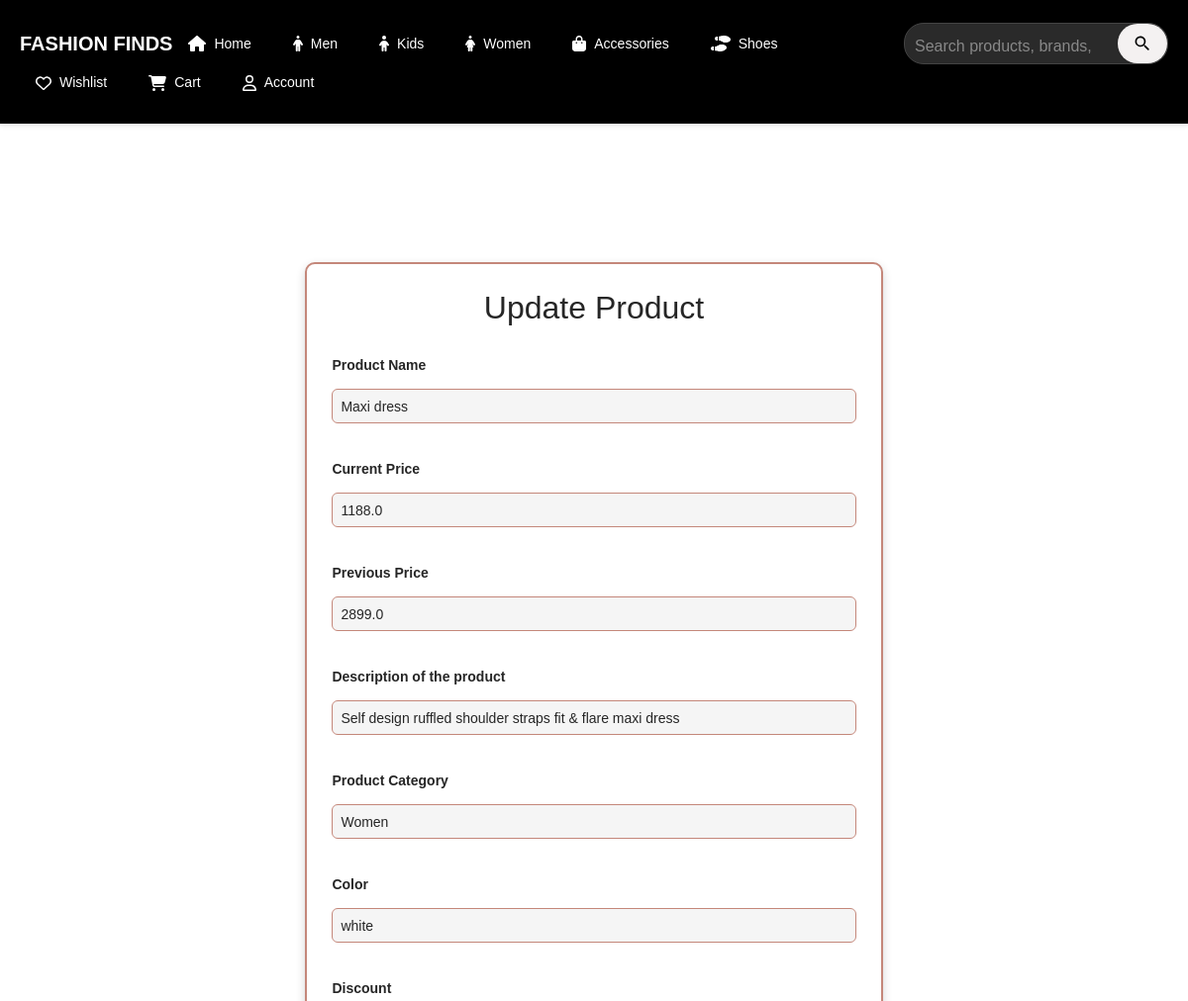
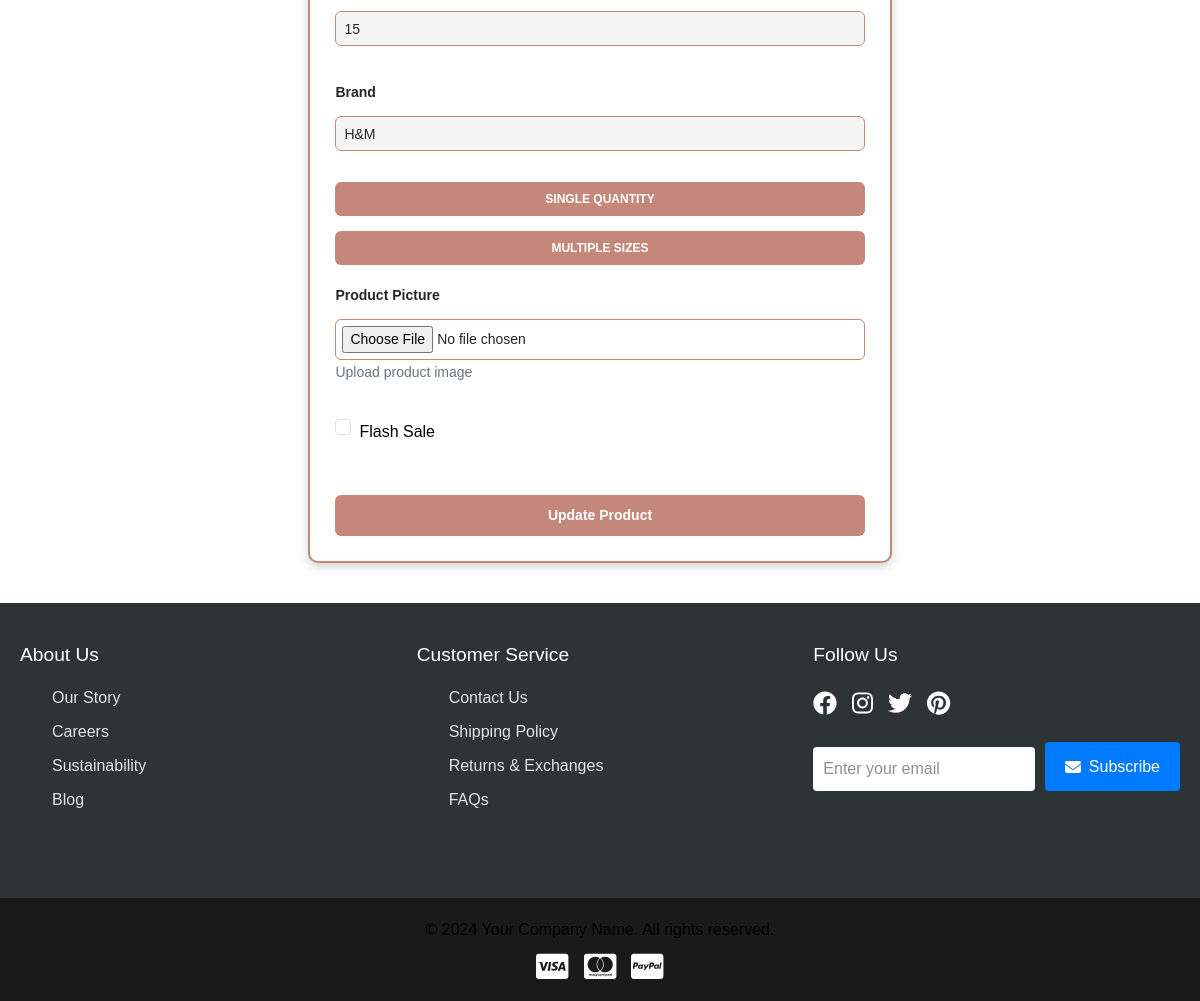
Screenshot of /admin/update-item/2 with the database file from the repository (2 pictures, top to bottom).
### app/models.py (models this page shows, shortened)
class Product(db.Model):
    __tablename__ = 'products'
    id = db.Column(db.Integer, primary_key=True)
    product_name = db.Column(db.String(100), nullable=False)
    product_picture = db.Column(db.String(1000), nullable=False)
    current_price = db.Column(db.Float, nullable=False)
    previous_price = db.Column(db.Float, nullable=False)
    description = db.Column(db.String(2000), nullable=True)
    color = db.Column(db.String(15))
    rating = db.Column(db.Integer, default=0)
    sale = db.Column(db.Boolean, default=False)
    discount = db.Column(db.Integer, nullable=True, default=0)
    brand = db.Column(db.String(100), nullable=True)
    category = db.Column(db.String(100), nullable=False)  # ✅ Now category is a string field
    quantity_size = db.relationship('ProductSize', backref='product', lazy=True, cascade="all, delete-orphan")
    carts = db.relationship('Cart', backref='cart_product', lazy=True, cascade="all, delete-orphan")
    wishlists = db.relationship('Wishlist', backref='wishlist_product', lazy=True, cascade="all, delete-orphan")
    order_items = db.relationship('OrderItem', backref='product', lazy=True, cascade="all, delete-orphan")

### app/admin.py (the view, shortened to what this page needs)
@admin.route('/update-item/<int:product_id>', methods=['GET', 'POST'])
def update_item(product_id):
    product = Product.query.get_or_404(product_id)
    form = ProductForm(obj=product)
    return render_template("update_item.html", form=form, product=product)

### app/forms.py (shortened to what this page needs)
class ProductForm(FlaskForm):
    product_name = StringField(label="Product Name",validators = [DataRequired()])
    product_picture = FileField(label='Product Picture', validators=[DataRequired()])
    current_price = FloatField(label='Current Price', validators=[DataRequired()])
    previous_price = FloatField(label='Previous Price', validators=[DataRequired()])
    description = StringField(label="Description of the product",validators = [DataRequired()])
    category = StringField(label="Product Category",validators = [DataRequired()])
    sale = BooleanField(label='Flash Sale', default=False)
    discount = IntegerField(label='Discount', validators=[optional(), NumberRange(min=0, max=100)], default=0)
    brand = StringField(label="Brand",validators = [DataRequired()])
    color = StringField(label="Color",validators = [DataRequired()])
    sizes = FieldList(FormField(SizeQuantityForm),min_entries=1)
    add_product = SubmitField('Add Product')
    update_product = SubmitField('Update Product')

class SizeQuantityForm(FlaskForm):
    size = StringField(label="Size", validators=[optional()], default="Free Size")
    quantity = IntegerField(label="Quantity", validators=[optional(), NumberRange(min=0)],default=0)
    single_quantity = IntegerField(label="Quantity", validators=[optional(), NumberRange(min=0)],default=0)

### app/templates/update_item.html (shortened to what this page needs)
{% extends "base.html" %}
{% block content %}
<link rel="stylesheet" href="https://cdn.jsdelivr.net/npm/bootstrap@5.3.0/dist/css/bootstrap.min.css">
<link rel="stylesheet" href="{{url_for('static',filename='css/style.css')}}">
<div class="container">
    <div class="form-container">
        <h2 class="text-center mb-4">Update Product</h2>
        <form action="{{ url_for('admin.update_item', product_id=product.id) }}" method="post" enctype="multipart/form-data">
            <div class="mb-3">
                {{ form.product_name.label(class="form-label") }}
                {{ form.product_name(class="form-control", placeholder="Enter product name") }}
            </div>
            <div class="mb-3">
                {{ form.current_price.label(class="form-label") }}
                {{ form.current_price(class="form-control", placeholder="Enter current price") }}
            </div>
            <div class="mb-3">
                {{ form.previous_price.label(class="form-label") }}
                {{ form.previous_price(class="form-control", placeholder="Enter previous price") }}
            </div>
            <div class="mb-3">
                {{ form.description.label(class="form-label") }}
                {{ form.description(class="form-control", placeholder="Enter product description") }}
            </div>
            <div class="mb-3">
                {{ form.category.label(class="form-label") }}
                {{ form.category(class="form-control", placeholder="Enter category") }}
            </div>
            <div class="mb-3">
                {{ form.color.label(class="form-label") }}
                {{ form.color(class="form-control", placeholder="Enter product color") }}
            </div>
            <div class="mb-3">
                {{ form.discount.label(class="form-label") }}
                {{ form.discount(class="form-control", placeholder="Enter product discount") }}
            </div>
            <div class="mb-3">
                {{ form.brand.label(class="form-label") }}
                {{ form.brand(class="form-control", placeholder="Enter product brand") }}
            </div>
            <button class="btn-sizes" type="button" onclick="showSingleQuantity()">Single Quantity</button>
            <button class="btn-sizes" type="button" onclick="showMultipleSizes()">Multiple Sizes</button>
            <div class="mb-3">
                {{ form.product_picture.label(class="form-label") }}
                <input type="file" class="file-input" id="fileInput" name="product_picture">
                <small class="text-muted">Upload product image</small>
            </div>
            <div class="mb-3 form-check">
                 {{ form.sale(class="form-check-input", id="saleCheckbox") }}
                 <label class="form-check-label" for="saleCheckbox">Flash Sale</label>
             </div>
            <button type="submit" class="btn btn-primary w-100">Update Product</button>
        </form>
    </div>
</div>
{% endblock %}

### app/static/css/style.css (style rules this page uses)
* { margin: 0; padding: 0; box-sizing: border-box; font-family: Arial, sans-serif; }
.container { display: flex; flex-wrap: wrap; gap: 20px; justify-content: center; padding: 20px; max-width: 1400px; margin: 0 auto; }
.container { display: flex; flex-wrap: wrap; justify-content: center; gap: 15px; width: 100%; max-width: 1200px; }
body { font-family: Arial, sans-serif; margin: 0; padding: 0; }
.text-muted { color: #6c757d !important; }
.btn-primary { background-color: #007bff; border: none; }
form { display: grid; gap: 15px; }
html, body { height: 100%; margin: 0; overflow-x: hidden; }
label { margin-top: 5px; color: #f5f5f5; }
input, textarea, select { margin-top: 5px; padding: 12px; border-radius: 5px; border: 1px solid #ccc; font-size: 1em; width: 100%; }
button { background-color: #262626; color: #f5f5f5; cursor: pointer; border: none; padding: 12px; border-radius: 5px; font-size: 1em; transition: background-color 0.3s; }
.btn { display: inline-block; padding: 12px; margin-top: 20px; background-color: #262626; color: #f5f5f5; border: none; border-radius: 5px; cursor: pointer; text-decoration: none; transition: background-color 0.3s; }

### app/templates/update_item.html (style rules this page uses)
label { color: black; }
body { font-family: Arial, sans-serif; color: #262626; }
.form-container { max-width: 600px; background: white; padding: 25px; border-radius: 10px; box-shadow: 0px 4px 10px rgba(38, 38, 38, 0.2); margin: auto; border: 2px solid #C4877A; }
.form-label { font-weight: bold; font-size: 14px; color: #262626; }
.form-control { border-radius: 6px; padding: 8px; font-size: 14px; border: 1px solid #C4877A; background-color: #F5F5F5; color: #262626; }
.btn-primary { background-color: #C4877A; border: none; transition: 0.3s; width: 100%; padding: 10px; font-size: 14px; border-radius: 6px; color: white; font-weight: bold; }
.btn-sizes { padding: 8px 12px; border: none; border-radius: 6px; align-items: center; font-size: 12px; cursor: pointer; transition: 0.3s; text-transform: uppercase; font-weight: bold; background-color: #C4877A; color: white; }
.file-input { border: 1px solid #C4877A; padding: 6px; border-radius: 6px; background-color: white; width: 100%; font-size: 14px; color: #262626; }
::placeholder { color: #8e8e8e; }

### rows the page displays
Product: product_name "Maxi dress", current_price "1188.0", previous_price "2899.0", description "Self design ruffled shoulder straps fit & flare maxi dress", category "Women", color "white", discount "15", brand "H&M"
